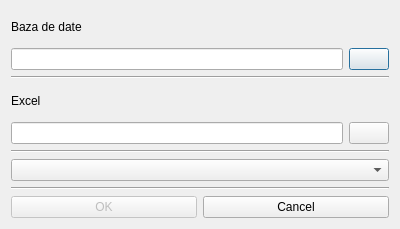
<?xml version="1.0" encoding="UTF-8"?>
<ui version="4.0">
 <class>Dialog</class>
 <widget class="QDialog" name="Dialog">
  <property name="geometry">
   <rect>
    <x>0</x>
    <y>0</y>
    <width>400</width>
    <height>229</height>
   </rect>
  </property>
  <property name="windowTitle">
   <string>Dialog</string>
  </property>
  <layout class="QVBoxLayout" name="verticalLayout">
   <item>
    <layout class="QGridLayout" name="gridLayout">
     <item row="1" column="0">
      <layout class="QHBoxLayout" name="horizontalLayout">
       <item>
        <widget class="QLineEdit" name="db_line_edit"/>
       </item>
       <item>
        <widget class="QPushButton" name="select_db_button">
         <property name="text">
          <string/>
         </property>
         <property name="icon">
          <iconset>
           <normaloff>../../../icons/base/Folder.png</normaloff>../../../icons/base/Folder.png</iconset>
         </property>
        </widget>
       </item>
      </layout>
     </item>
     <item row="0" column="0">
      <widget class="QLabel" name="label">
       <property name="text">
        <string>Baza de date</string>
       </property>
      </widget>
     </item>
    </layout>
   </item>
   <item>
    <widget class="Line" name="line">
     <property name="orientation">
      <enum>Qt::Horizontal</enum>
     </property>
    </widget>
   </item>
   <item>
    <layout class="QGridLayout" name="gridLayout_2">
     <item row="0" column="0">
      <widget class="QLabel" name="label_2">
       <property name="text">
        <string>Excel</string>
       </property>
      </widget>
     </item>
     <item row="1" column="0">
      <widget class="QLineEdit" name="excel_line_edit"/>
     </item>
     <item row="1" column="1">
      <widget class="QPushButton" name="select_excel_button">
       <property name="text">
        <string/>
       </property>
       <property name="icon">
        <iconset>
         <normaloff>../../../icons/base/Folder.png</normaloff>../../../icons/base/Folder.png</iconset>
       </property>
      </widget>
     </item>
    </layout>
   </item>
   <item>
    <widget class="Line" name="line_3">
     <property name="orientation">
      <enum>Qt::Horizontal</enum>
     </property>
    </widget>
   </item>
   <item>
    <widget class="QComboBox" name="genre_combobox"/>
   </item>
   <item>
    <widget class="Line" name="line_4">
     <property name="orientation">
      <enum>Qt::Horizontal</enum>
     </property>
    </widget>
   </item>
   <item>
    <layout class="QHBoxLayout" name="horizontalLayout_3">
     <item>
      <widget class="QPushButton" name="ok_button">
       <property name="enabled">
        <bool>false</bool>
       </property>
       <property name="text">
        <string>OK</string>
       </property>
      </widget>
     </item>
     <item>
      <widget class="QPushButton" name="cancel_button">
       <property name="text">
        <string>Cancel</string>
       </property>
      </widget>
     </item>
    </layout>
   </item>
  </layout>
 </widget>
 <resources/>
 <connections/>
</ui>
